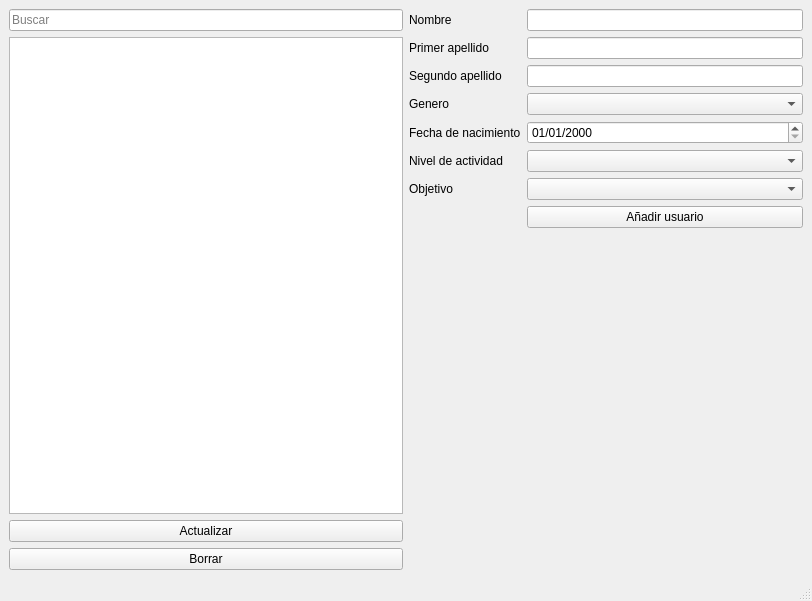
<?xml version="1.0" encoding="UTF-8"?>
<ui version="4.0">
 <class>MainWindow</class>
 <widget class="QMainWindow" name="MainWindow">
  <property name="geometry">
   <rect>
    <x>0</x>
    <y>0</y>
    <width>812</width>
    <height>601</height>
   </rect>
  </property>
  <property name="windowTitle">
   <string>Nutrición 0.99</string>
  </property>
  <widget class="QWidget" name="centralwidget">
   <layout class="QGridLayout" name="gridLayout_3">
    <item row="0" column="0">
     <layout class="QGridLayout" name="gridLayout">
      <item row="0" column="0">
       <layout class="QGridLayout" name="gridLayout_2">
        <item row="2" column="0">
         <widget class="QPushButton" name="pushButton_refreshUsers">
          <property name="text">
           <string>Actualizar</string>
          </property>
         </widget>
        </item>
        <item row="1" column="0">
         <widget class="QTableWidget" name="tableWidget_users">
          <property name="editTriggers">
           <set>QAbstractItemView::EditTrigger::NoEditTriggers</set>
          </property>
          <property name="selectionMode">
           <enum>QAbstractItemView::SelectionMode::SingleSelection</enum>
          </property>
          <property name="selectionBehavior">
           <enum>QAbstractItemView::SelectionBehavior::SelectRows</enum>
          </property>
         </widget>
        </item>
        <item row="3" column="0">
         <widget class="QPushButton" name="pushButton_deleteUser">
          <property name="text">
           <string>Borrar</string>
          </property>
         </widget>
        </item>
        <item row="0" column="0">
         <widget class="QLineEdit" name="lineEdit_searchUser">
          <property name="statusTip">
           <string>Buscar</string>
          </property>
          <property name="text">
           <string/>
          </property>
          <property name="placeholderText">
           <string>Buscar</string>
          </property>
         </widget>
        </item>
       </layout>
      </item>
      <item row="0" column="1">
       <layout class="QFormLayout" name="formLayout">
        <item row="0" column="0">
         <widget class="QLabel" name="label">
          <property name="text">
           <string>Nombre</string>
          </property>
         </widget>
        </item>
        <item row="0" column="1">
         <widget class="QLineEdit" name="lineEdit_firstName"/>
        </item>
        <item row="1" column="0">
         <widget class="QLabel" name="label_2">
          <property name="text">
           <string>Primer apellido</string>
          </property>
         </widget>
        </item>
        <item row="1" column="1">
         <widget class="QLineEdit" name="lineEdit_lastName1"/>
        </item>
        <item row="2" column="0">
         <widget class="QLabel" name="label_3">
          <property name="text">
           <string>Segundo apellido</string>
          </property>
         </widget>
        </item>
        <item row="2" column="1">
         <widget class="QLineEdit" name="lineEdit_lastName2"/>
        </item>
        <item row="3" column="0">
         <widget class="QLabel" name="label_4">
          <property name="text">
           <string>Genero</string>
          </property>
         </widget>
        </item>
        <item row="3" column="1">
         <widget class="QComboBox" name="comboBox_gender"/>
        </item>
        <item row="4" column="0">
         <widget class="QLabel" name="label_5">
          <property name="text">
           <string>Fecha de nacimiento</string>
          </property>
         </widget>
        </item>
        <item row="4" column="1">
         <widget class="QDateEdit" name="dateEdit_birthDate">
          <property name="displayFormat">
           <string>dd/MM/yyyy</string>
          </property>
         </widget>
        </item>
        <item row="5" column="0">
         <widget class="QLabel" name="label_6">
          <property name="text">
           <string>Nivel de actividad</string>
          </property>
         </widget>
        </item>
        <item row="5" column="1">
         <widget class="QComboBox" name="comboBox_activityLevel"/>
        </item>
        <item row="6" column="0">
         <widget class="QLabel" name="label_7">
          <property name="text">
           <string>Objetivo</string>
          </property>
         </widget>
        </item>
        <item row="6" column="1">
         <widget class="QComboBox" name="comboBox_goal"/>
        </item>
        <item row="7" column="1">
         <widget class="QPushButton" name="pushButton_addUser">
          <property name="text">
           <string>Añadir usuario</string>
          </property>
         </widget>
        </item>
       </layout>
      </item>
     </layout>
    </item>
   </layout>
  </widget>
  <widget class="QMenuBar" name="menubar">
   <property name="geometry">
    <rect>
     <x>0</x>
     <y>0</y>
     <width>812</width>
     <height>36</height>
    </rect>
   </property>
  </widget>
  <widget class="QStatusBar" name="statusbar"/>
 </widget>
 <tabstops>
  <tabstop>lineEdit_searchUser</tabstop>
  <tabstop>lineEdit_firstName</tabstop>
  <tabstop>lineEdit_lastName1</tabstop>
  <tabstop>lineEdit_lastName2</tabstop>
  <tabstop>comboBox_gender</tabstop>
  <tabstop>dateEdit_birthDate</tabstop>
  <tabstop>comboBox_activityLevel</tabstop>
  <tabstop>comboBox_goal</tabstop>
  <tabstop>pushButton_addUser</tabstop>
  <tabstop>pushButton_refreshUsers</tabstop>
  <tabstop>pushButton_deleteUser</tabstop>
  <tabstop>tableWidget_users</tabstop>
 </tabstops>
 <resources/>
 <connections/>
</ui>
